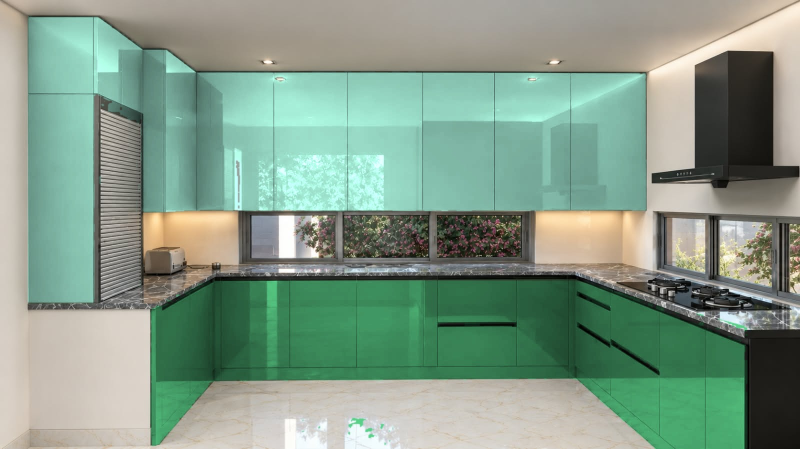
#> input picture 2-Designs/Kitchen/Kitchen - Advance 626 Dream Green + 676 Aqua Green - view 1.jpg, 1600 x 898 px (shown at 1/2 size); its folder holds 2 pictures in this run
$ python make_party_pdf.py
#> lines starting #> are read from the running program, lines starting #| are printed output that depends on the picture
### 2-Designs/Owner Drawings/render_5door.py
"""Picture only: each bedroom wardrobe with 5 doors (+5 loft doors) in the same colours / L-U pattern."""
import os
import matplotlib; matplotlib.use("Agg")
import matplotlib.pyplot as plt
from matplotlib.patches import Rectangle

HERE = os.path.dirname(os.path.abspath(__file__))
HEX = {"27173": "#77a99b", "21125": "#9b6638", "27292": "#d9cdd2", "27262": "#075f7f",
       "21433": "#035f33", "21457": "#f7cd0b", "21462": "#a994c7", "21452": "#5c2568"}
# room: (title, box width, total height, main, accent, accent doors (1-based), drawer doors (under these), door above drawers accent?)
ROOMS = [
    ("GF BEDROOM", 2526, 2857, "27173 LV Seaglass", "21125 Sunburn", [2, 4], [3], False),
    ("1ST FLOOR M.BEDROOM", 2349, 2905, "27292 LV Mink", "27262 LV Peacock", [2, 5], [3], False),
    ("1ST FLOOR BEDROOM 2", 2319, 2895, "21433 SF Neo Banana Leaf", "21457 SF Aspen Gold", [2, 4], [4, 5], True),
    ("2ND FLOOR BEDROOM", 2349, 2825, "21462 SF Lavendura", "21452 SF Prism Violet", [2, 4], [4, 5], True),
]
BASE, BOX, DRAWER = 80, 2000, 400
GLASS_DOOR = 3          # owner: centre door = glass (aluminium frame)


def glass(ax, x, y, w, h, lam):
    """laminate door (colour = lam) with a glass panel inset; laminate border shows all round"""
    f = 90
    ax.add_patch(Rectangle((x, y), w, h, fc=lam, ec="#111", lw=.6))                    # laminate door
    ax.add_patch(Rectangle((x + f, y + f), w - 2 * f, h - 2 * f, fc="#b9d0d6", ec="#555", lw=.8))   # glass
    for k, a in ((0.15, .55), (0.35, .35)):
        ax.plot([x + f + (w - 2 * f) * k, x + f + (w - 2 * f) * (k + 0.3)], [y + f + 40, y + h - f - 40], color="white", lw=5 * a, alpha=.6)
    ax.text(x + w / 2, y + h / 2, "glass", ha="center", va="center", fontsize=6.5, color="#333")


def ink(h):
    r, g, b = (int(h[i:i + 2], 16) for i in (1, 3, 5))
    return "#111" if 0.299 * r + 0.587 * g + 0.114 * b > 140 else "#fff"


def draw(ax, title, W, H, main, acc, acc_doors, drw, above_acc):
    cm, ca = HEX[main.split()[0]], HEX[acc.split()[0]]
    ax.add_patch(Rectangle((-30, -20), W + 60, H + 40, fc="#2b2b2b"))
    n = 5; gap = 2; dw = (W - gap * (n + 1)) / n
    xs = [gap + k * (dw + gap) for k in range(n)]
    ax.add_patch(Rectangle((0, 0), W, BASE - 1, fc=cm, ec="#111", lw=.6))                 # skirting
    for i, x in enumerate(xs, 1):
        a = i in acc_doors
        if i in drw:
            continue
        c = ca if a else cm
        if i == GLASS_DOOR:
            glass(ax, x, BASE + 1, dw, BOX - BASE - 2, c); continue
        ax.add_patch(Rectangle((x, BASE + 1), dw, BOX - BASE - 2, fc=c, ec="#111", lw=.6))
        ax.text(x + dw / 2, BASE + (BOX - BASE) / 2, f"{(acc if a else main).split(' (')[0].replace(' LV ', chr(10) + 'LV ').replace(' SF ', chr(10) + 'SF ')}\n{dw:.0f} wide", ha="center", va="center", fontsize=6.5, color=ink(c))
    # drawer block + door(s) above
    xa, xb = xs[drw[0] - 1], xs[drw[-1] - 1] + dw
    for k in range(2):
        ax.add_patch(Rectangle((xa, BASE + 1 + k * DRAWER / 2), xb - xa, DRAWER / 2 - 2, fc=ca, ec="#111", lw=.6))
    ax.text((xa + xb) / 2, BASE + DRAWER / 2, "2 drawers", ha="center", va="center", fontsize=7, color=ink(ca))
    for j, i in enumerate(drw):
        x = xs[i - 1]
        a = (i in acc_doors) if not above_acc else (j == 0)
        c = ca if a else cm
        if i == GLASS_DOOR:
            glass(ax, x, BASE + DRAWER + 1, dw, BOX - BASE - DRAWER - 2, c); continue
        ax.add_patch(Rectangle((x, BASE + DRAWER + 1), dw, BOX - BASE - DRAWER - 2, fc=c, ec="#111", lw=.6))
    for i, x in enumerate(xs, 1):                                                         # loft doors
        c = ca if (title.startswith("GF") and i in acc_doors) else cm
        ax.add_patch(Rectangle((x, BOX + 1), dw, H - BOX - 2, fc=c, ec="#111", lw=.6))
    ax.text(W / 2, -230, title, ha="center", fontsize=12, weight="bold")
    ax.text(W / 2, -380, f"5 doors (centre door with glass panel) + 5 loft doors  ·  door {dw:.0f} wide  ·  {main} + {acc}", ha="center", fontsize=8)
    ax.set_xlim(-150, W + 150); ax.set_ylim(-450, H + 120); ax.set_aspect("equal"); ax.axis("off")


fig, axs = plt.subplots(1, 4, figsize=(26, 9.5))
for ax, r in zip(axs, ROOMS):
    draw(ax, *r)
fig.suptitle("Mr. Manoker – wardrobes with 5 doors (picture only, same colours)", fontsize=16, weight="bold")
fig.savefig(os.path.join(HERE, "All Bedrooms - 5 doors (picture).png"), dpi=130, bbox_inches="tight")
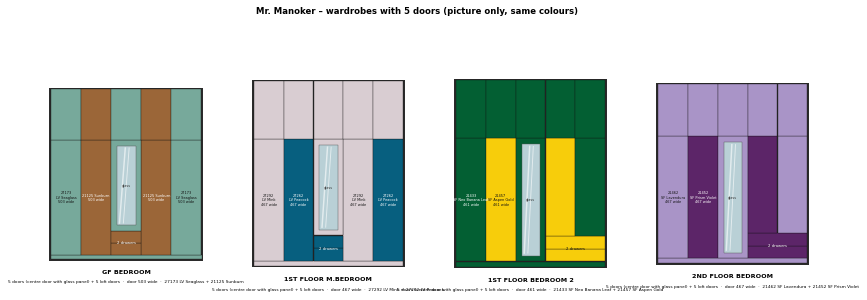
#> figure drawn by matplotlib, 4 panels
print("ok")

### 2-Designs/Owner Drawings/render_5door_inside.py
"""Picture only: inside of each wardrobe for the 5-door version - partitions at door joints (2 + 1 + 2 doors).
Owner: dressing table ONLY in the centre (1-door) section; the other sections get shelves 305 apart; 2 drawers kept.
GF / 1F Master: 2 drawers at the bottom of the centre section (below the dressing top).
1F Bed 2 / 2F: 2 drawers in the right section (L-shape), centre = dressing with a shelf below."""
import os
import matplotlib; matplotlib.use("Agg")
import matplotlib.pyplot as plt
from matplotlib.patches import Rectangle

HERE = os.path.dirname(os.path.abspath(__file__))
T, BASE, BOX, SP, DRW = 18, 80, 2000, 305, 400
DRESS_OPEN, MIRROR_H = 850, 700                       # clear space above the dressing top, mirror height
# title, box width, total height, drawer section index (0,1,2), dressing top height from floor (GF 50 lower)
ROOMS = [("GF BEDROOM", 2526, 2857, 1, 750), ("1ST FLOOR M.BEDROOM", 2349, 2905, 1, 800),
         ("1ST FLOOR BEDROOM 2", 2319, 2895, 2, 800), ("2ND FLOOR BEDROOM", 2349, 2825, 2, 800)]
CAR, SH, DR, FR, TOP, MIR = "#ece4d2", "#d9cdb3", "#c9a87c", "#9fb6d0", "#b98d5a", "#cfe3ea"


def shelf(ax, x, z, w):
    ax.add_patch(Rectangle((x, z), w, T, fc=SH, ec="#666"))


def dim(ax, x, za, zb, txt):
    ax.annotate("", (x, zb), (x, za), arrowprops=dict(arrowstyle="<->", lw=.6))
    ax.text(x - 18, (za + zb) / 2, txt, rotation=90, ha="right", va="center", fontsize=6.5)


def shelves_up(ax, x, z, w, z1, mark=True):
    n = 0
    while z + SP + T <= z1 - 150:                     # shelves at 305 clear, keep >=150 top space
        if n == 0 and mark:
            dim(ax, x + w - 40, z, z + SP, "305")
        z += SP; shelf(ax, x, z, w); n += 1; z += T
    ax.text(x + w / 2, (z + z1) / 2, f"top {z1 - z:.0f}", ha="center", va="center", fontsize=6.5, color="#777")
    return n


def dressing(ax, x, z, w, z1, ztop, has_drw):
    """centre section: (drawers) + dressing top + mirror/LED + shelves above"""
    n = 0
    if has_drw:
        for k in range(2):
            ax.add_patch(Rectangle((x + 4, z + k * DRW / 2 + 3), w - 8, DRW / 2 - 6, fc=DR, ec="#7a5a30"))
        ax.text(x + w / 2, z + DRW / 2, "2 drawers", ha="center", va="center", fontsize=7)
        z += DRW; shelf(ax, x, z, w); z += T; n += 1
        ax.text(x + w / 2, (z + ztop - 60) / 2, f"open {ztop - z:.0f}", ha="center", va="center", fontsize=6.5, color="#777")
    else:
        mid = round((z + ztop - T) / 2)
        shelf(ax, x, mid, w); n += 1
        ax.text(x + w / 2, (z + mid) / 2, "storage", ha="center", va="center", fontsize=6.5, color="#777")
        ax.text(x + w / 2, (mid + T + ztop) / 2, "storage", ha="center", va="center", fontsize=6.5, color="#777")
    # dressing top
    ax.add_patch(Rectangle((x - 2, ztop), w + 4, T, fc=TOP, ec="#5a3d1e", lw=1))
    ax.text(x + w / 2, ztop - 30, f"DRESSING TOP @ {ztop}", ha="center", va="top", fontsize=6.5, weight="bold", color="#5a3d1e")
    zt = ztop + T
    # mirror + LED on the back panel
    ax.add_patch(Rectangle((x + 40, zt + 100), w - 110, MIRROR_H, fc=MIR, ec="#557", lw=.8))
    ax.plot([x + 70, x + w * .45], [zt + 160, zt + MIRROR_H], color="white", lw=4, alpha=.7)
    ax.text(x + 40 + (w - 110) / 2, zt + 100 + MIRROR_H / 2, f"MIRROR\n{w - 110:.0f} x {MIRROR_H}", ha="center", va="center", fontsize=6.5)
    ax.plot([x + 30, x + w - 30], [zt + 100 + MIRROR_H + 25] * 2, color="#ffcc33", lw=3)
    ax.text(x + w / 2, zt + 100 + MIRROR_H + 40, "LED", ha="center", fontsize=6, color="#a07800")
    dim(ax, x + w - 15, zt, zt + DRESS_OPEN, f"{DRESS_OPEN}")
    z = zt + DRESS_OPEN; shelf(ax, x, z, w); z += T; n += 1
    return n + shelves_up(ax, x, z, w, z1, mark=False)


def draw(ax, title, W, H, dsec, ztop):
    ax.add_patch(Rectangle((0, 0), W, H, fc="#f7f4ee", ec="none"))
    # carcass
    ax.add_patch(Rectangle((0, 0), T, BOX, fc=CAR, ec="#555")); ax.add_patch(Rectangle((W - T, 0), T, BOX, fc=CAR, ec="#555"))
    ax.add_patch(Rectangle((T, BASE), W - 2 * T, T, fc=CAR, ec="#555")); ax.add_patch(Rectangle((T, BOX - T), W - 2 * T, T, fc=CAR, ec="#555"))
    inner = W - 2 * T - 2 * T
    unit = inner / 5                                    # 2 + 1 + 2 doors
    secs = [2 * unit, unit, 2 * unit]
    x = T; z0, z1 = BASE + T, BOX - T
    info = []
    for i, w in enumerate(secs):
        if i:
            ax.add_patch(Rectangle((x, z0), T, z1 - z0, fc=CAR, ec="#555")); x += T
        z = z0
        if i == 1:                                      # centre door = dressing
            n = dressing(ax, x, z, w, z1, ztop, dsec == 1)
            ax.text(x + w / 2, -150, "DRESSING", ha="center", fontsize=7, color="#5a3d1e", weight="bold")
        else:
            n = 0
            if i == dsec:
                for k in range(2):
                    ax.add_patch(Rectangle((x + 4, z + k * DRW / 2 + 3), w - 8, DRW / 2 - 6, fc=DR, ec="#7a5a30"))
                ax.text(x + w / 2, z + DRW / 2, "2 drawers", ha="center", va="center", fontsize=7)
                z += DRW; shelf(ax, x, z, w); z += T; n += 1
            n += shelves_up(ax, x, z, w, z1)
            ax.text(x + w / 2, -150, "SHELVES", ha="center", fontsize=7, color="#555")
        ax.text(x + w / 2, -90, f"{w:.0f}", ha="center", fontsize=8, weight="bold")
        info.append((round(w), n))
        x += w
    # height marks on the left
    for zz in (BASE, ztop, BOX):
        ax.plot([-60, 0], [zz, zz], color="#999", lw=.5)
        ax.text(-70, zz, f"{zz}", ha="right", va="center", fontsize=6.5)
    # loft frame
    for xx in (0, W - T):
        ax.add_patch(Rectangle((xx, BOX), T, H - BOX, fc=FR, ec="#555"))
    ax.add_patch(Rectangle((T, BOX), W - 2 * T, T, fc=FR, ec="#555")); ax.add_patch(Rectangle((T, H - T), W - 2 * T, T, fc=FR, ec="#555"))
    ax.text(W / 2, BOX + (H - BOX) / 2, "LOFT (90 mm frame)", ha="center", va="center", fontsize=8, color="#555")
    ax.text(W / 2, -300, title, ha="center", fontsize=12, weight="bold")
    ax.text(W / 2, -430, f"5 doors (2 + 1 + 2)  ·  dressing in centre (top @ {ztop})  ·  other sections shelves 305 apart", ha="center", fontsize=8)
    ax.set_xlim(-260, W + 120); ax.set_ylim(-500, H + 80); ax.set_aspect("equal"); ax.axis("off")
    return info


def save(fig, name):
    for n in (name, name.replace(".png", " (updated).png")):
        try:
            fig.savefig(os.path.join(HERE, n), dpi=130, bbox_inches="tight"); return n
        except PermissionError:
            continue
    import time
    n = name.replace(".png", time.strftime(" (%H%M%S).png")); fig.savefig(os.path.join(HERE, n), dpi=130, bbox_inches="tight"); return n


fig, axs = plt.subplots(1, 4, figsize=(26, 9.5))
for ax, r in zip(axs, ROOMS):
    print(r[0], draw(ax, *r))
#> the loop in save, `for n in (name, name.replace(".png", " (updated).png")):` made 1 pass
#> pass 1, in save, `fig.savefig(os.path.join(HERE, n), dpi=130, bbox_inches='tight')`:
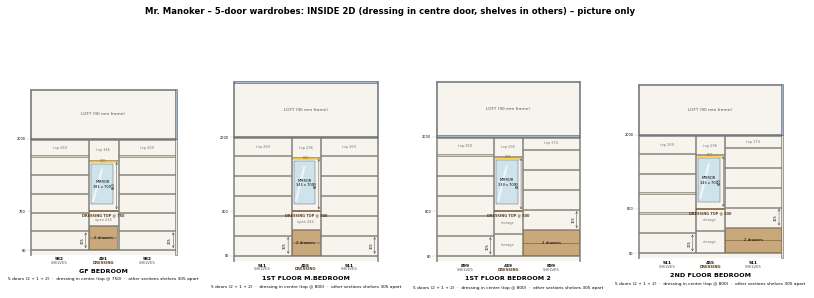
#> figure drawn by matplotlib, 4 panels
fig.suptitle("Mr. Manoker – 5-door wardrobes: INSIDE 2D (dressing in centre door, shelves in others) – picture only", fontsize=16, weight="bold")
print(save(fig, "All Bedrooms - 5 doors INSIDE with dressing (2D).png"))

### 2-Designs/Owner Drawings/make_party_pdf.py
"""Customer PDF: 4 bedrooms, 5-door design, GF in DC687 Foliage Blue + 21125 MR+ Sunburn. Page 1 all four, then one page each (front + inside)."""
import os, time
import matplotlib; matplotlib.use("Agg")
import matplotlib.pyplot as plt
from matplotlib.backends.backend_pdf import PdfPages
from matplotlib.patches import Rectangle
import render_5door as r5
import render_5door_inside as ri

HERE = os.path.dirname(os.path.abspath(__file__))
r5.HEX["DC687"] = "#46707a"          # approx Foliage Blue
r5.ROOMS[0] = ("GF BEDROOM", 2526, 2857, "DC687 Foliage Blue (Advance)", "21125 MR+ Sunburn (Merino)", [2, 4], [3], False)
IN = {r[0]: r for r in ri.ROOMS}
GOLD, INK = "#a9834a", "#1f1a17"


def header(fig, title, sub):
    fig.patches.append(Rectangle((0, 0.93), 1, 0.07, transform=fig.transFigure, fc=INK, zorder=0))
    fig.text(0.03, 0.958, "ASTRA INTERIORS", color=GOLD, fontsize=20, weight="bold", va="center")
    fig.text(0.97, 0.965, title, color="white", fontsize=16, weight="bold", ha="right", va="center")
    fig.text(0.97, 0.942, sub, color="#ddd2c0", fontsize=9, ha="right", va="center")
    fig.text(0.03, 0.02, "Astra Interiors · No 2, KVK Nagar, IAF Road, Selaiyur, Chennai 600073 · +91 97911 82789   |   "
             "Colours are for visual reference – final shade as per laminate sample.   " + time.strftime("%d-%m-%Y"), fontsize=7.5, color="#777")


def swatches(fig, y, main, acc):
    for k, c in enumerate((main, acc)):
        code = c.split()[0] if c.split()[0] != "626" else "626"
        fig.patches.append(Rectangle((0.06 + k * 0.33, y), 0.025, 0.035, transform=fig.transFigure, fc=r5.HEX[code], ec="#333"))
        fig.text(0.092 + k * 0.33, y + 0.017, c, fontsize=11, va="center")


out = os.path.join(HERE, time.strftime("Mr. Manoker - Wardrobes 5 doors (for customer) %H%M.pdf"))
for cand in (out, out.replace(".pdf", time.strftime(" (%H%M%S).pdf"))):
    try:
        pdf = PdfPages(cand); out = cand; break
    except PermissionError:
        continue
# page 1: all four
fig, axs = plt.subplots(1, 4, figsize=(16.5, 11.7))
plt.subplots_adjust(left=0.02, right=0.98, top=0.86, bottom=0.08, wspace=0.08)
for ax, r in zip(axs, r5.ROOMS):
    r5.draw(ax, *r); ax.texts[-1].set_fontsize(5.5); ax.texts[-1].set_text(ax.texts[-1].get_text().replace("  ·  ", "\n", 2))
header(fig, "Mr. Manoker – Wardrobes (4 bedrooms)", "5-door design · laminates as shown")
pdf.savefig(fig); plt.close(fig)
#> after `pdf.savefig(fig)`:
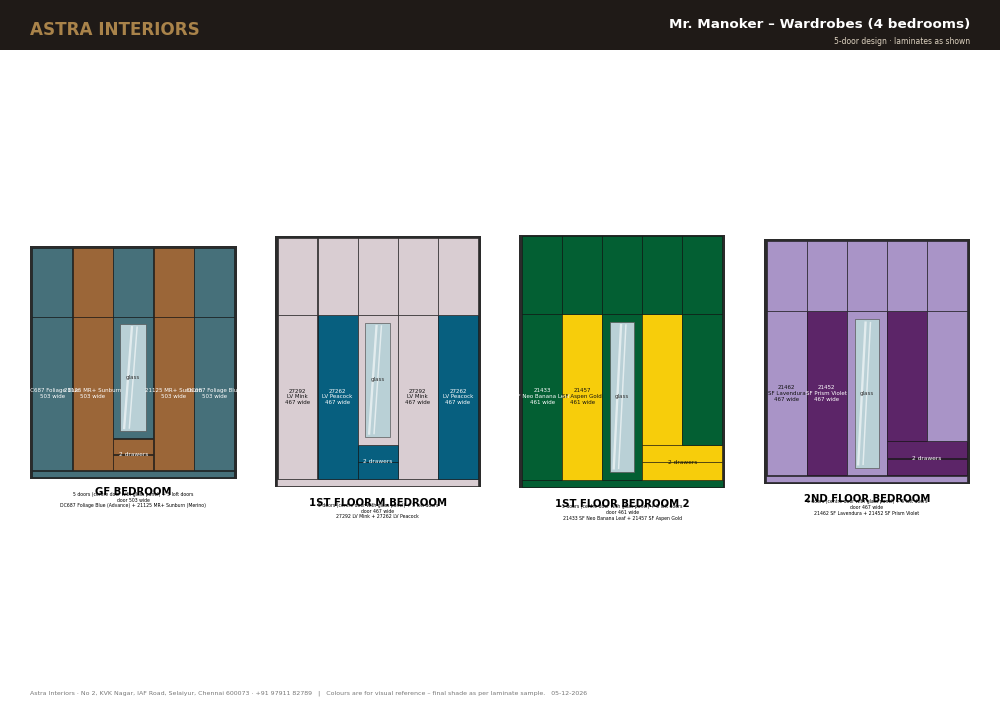
#> figure drawn by matplotlib, 4 panels
# one page per bedroom: front + inside
for r in r5.ROOMS:
    title, W, H, main, acc = r[:5]
    fig, (a1, a2) = plt.subplots(1, 2, figsize=(16.5, 11.7))
    plt.subplots_adjust(left=0.03, right=0.97, top=0.86, bottom=0.14, wspace=0.08)
    r5.draw(a1, *r); a1.set_title("FRONT (doors closed)", fontsize=13, weight="bold")
    ri.draw(a2, *IN[title]); a2.set_title("INSIDE (doors removed)", fontsize=13, weight="bold")
    header(fig, f"Mr. Manoker – {title.title()}", f"{W + 36} W × {H} H × 500 D  ·  5 doors + 5 loft doors + 2 drawers")
    fig.text(0.03, 0.105, "Laminates:", fontsize=11, weight="bold")
    swatches(fig, 0.06, main, acc)
    pdf.savefig(fig); plt.close(fig)
#> this loop made 4 passes
#> pass 1, `pdf.savefig(fig)`:
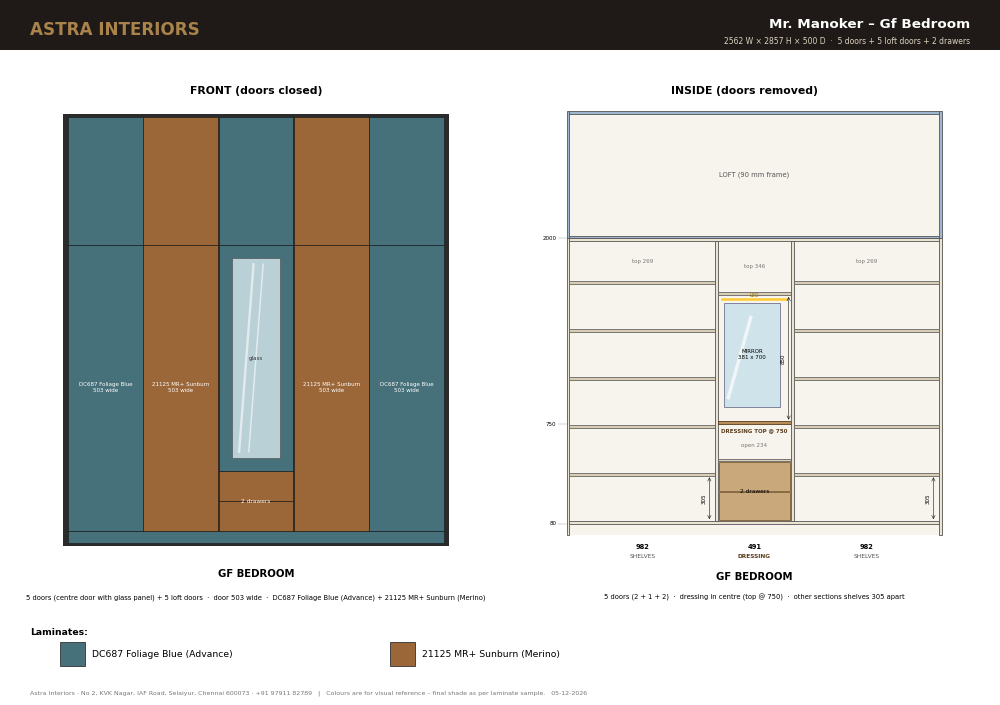
#> figure drawn by matplotlib, 2 panels
#> pass 2, `pdf.savefig(fig)`:
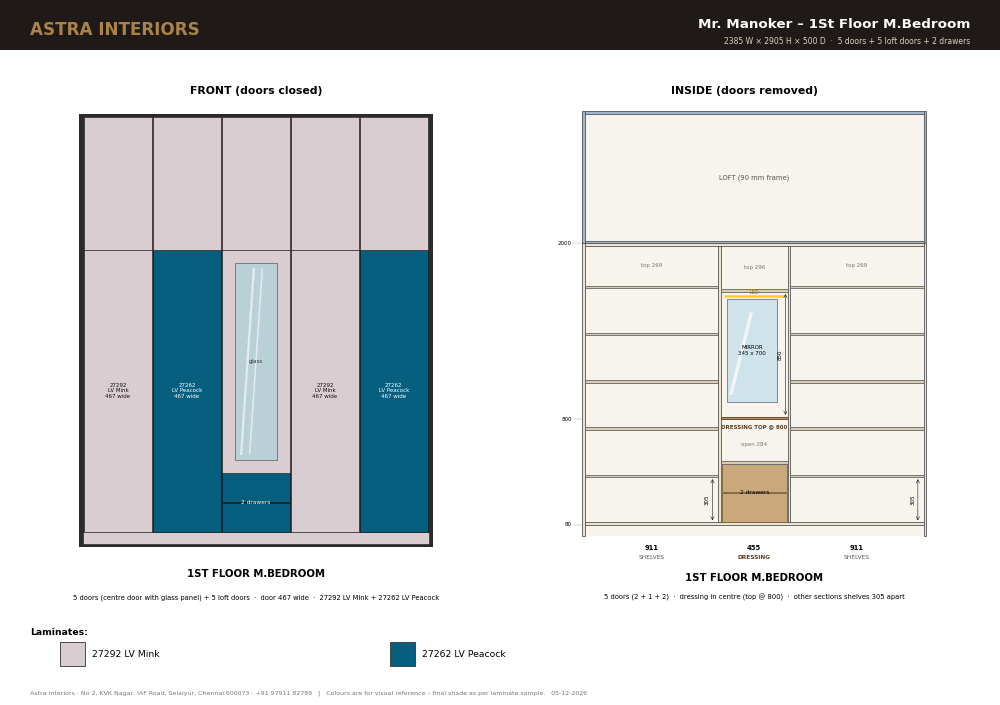
#> figure drawn by matplotlib, 2 panels
# kitchen page: Advance 626 Dream Green (bottom) + 676 Aqua Green (top)
r5.HEX["626"], r5.HEX["676"] = "#357a50", "#86c0ae"
KD = os.path.join(os.path.dirname(HERE), "Kitchen")
fig = plt.figure(figsize=(16.5, 11.7))
for k in (1, 2):
    ax = fig.add_axes([0.03 + (k - 1) * 0.48, 0.2, 0.46, 0.62])
    ax.imshow(plt.imread(os.path.join(KD, f"Kitchen - Advance 626 Dream Green + 676 Aqua Green - view {k}.jpg"))); ax.axis("off")
header(fig, "Mr. Manoker – Kitchen", "Top unit + bottom unit laminates (Advance)")
fig.text(0.03, 0.15, "Laminates:", fontsize=11, weight="bold")
swatches(fig, 0.09, "676 Aqua Green (Advance) – TOP unit", "626 DG Dream Green (Advance) – BOTTOM unit")
fig.text(0.03, 0.055, "Colours applied on the reference kitchen design for comparison – actual layout as per site measurements.", fontsize=9, color="#555")
pdf.savefig(fig); plt.close(fig)
pdf.close()
print("saved", out)
